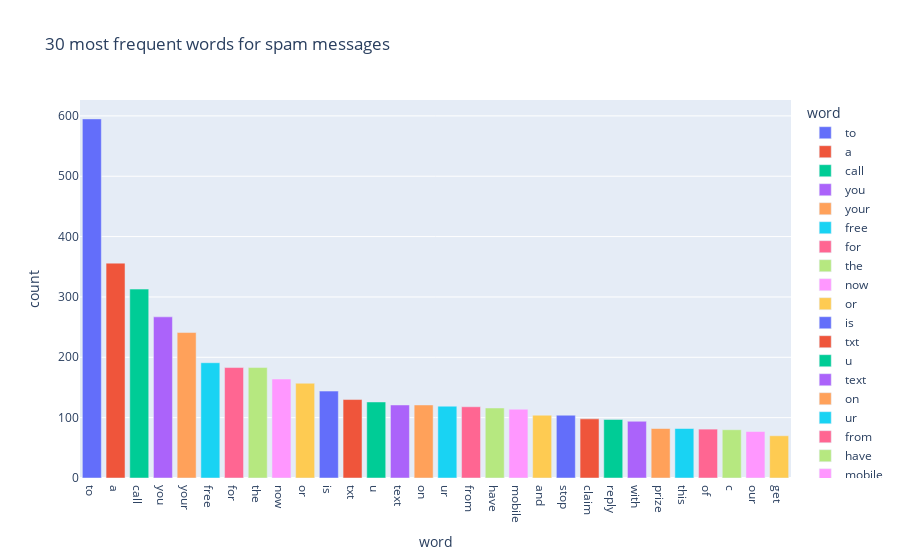

The cell this chart's notebook holds for it:
### Code cell
fig = px.bar(most_occurred_words_spam_corpus, x='word', y='count', color='word', title='30 most frequent words for spam messages')
fig.show()

### Figure 1 — Plotly figure (JSON) as saved in the notebook; plotly's stock layout.template omitted (floating-point values rounded to 4 significant figures)
{"data": [{"alignmentgroup": "True", "hovertemplate": "word=%{x}<br>count=%{y}<extra></extra>", "legendgroup": "to", "marker": {"color": "#636efa", "pattern": {"shape": ""}}, "name": "to", "offsetgroup": "to", "orientation": "v", "showlegend": true, "textposition": "auto", "type": "bar", "x": ["to"], "xaxis": "x", "y": [595], "yaxis": "y"}, {"alignmentgroup": "True", "hovertemplate": "word=%{x}<br>count=%{y}<extra></extra>", "legendgroup": "a", "marker": {"color": "#EF553B", "pattern": {"shape": ""}}, "name": "a", "offsetgroup": "a", "orientation": "v", "showlegend": true, "textposition": "auto", "type": "bar", "x": ["a"], "xaxis": "x", "y": [356], "yaxis": "y"}, {"alignmentgroup": "True", "hovertemplate": "word=%{x}<br>count=%{y}<extra></extra>", "legendgroup": "call", "marker": {"color": "#00cc96", "pattern": {"shape": ""}}, "name": "call", "offsetgroup": "call", "orientation": "v", "showlegend": true, "textposition": "auto", "type": "bar", "x": ["call"], "xaxis": "x", "y": [313], "yaxis": "y"}, {"alignmentgroup": "True", "hovertemplate": "word=%{x}<br>count=%{y}<extra></extra>", "legendgroup": "you", "marker": {"color": "#ab63fa", "pattern": {"shape": ""}}, "name": "you", "offsetgroup": "you", "orientation": "v", "showlegend": true, "textposition": "auto", "type": "bar", "x": ["you"], "xaxis": "x", "y": [267], "yaxis": "y"}, {"alignmentgroup": "True", "hovertemplate": "word=%{x}<br>count=%{y}<extra></extra>", "legendgroup": "your", "marker": {"color": "#FFA15A", "pattern": {"shape": ""}}, "name": "your", "offsetgroup": "your", "orientation": "v", "showlegend": true, "textposition": "auto", "type": "bar", "x": ["your"], "xaxis": "x", "y": [241], "yaxis": "y"}, {"alignmentgroup": "True", "hovertemplate": "word=%{x}<br>count=%{y}<extra></extra>", "legendgroup": "free", "marker": {"color": "#19d3f3", "pattern": {"shape": ""}}, "name": "free", "offsetgroup": "free", "orientation": "v", "showlegend": true, "textposition": "auto", "type": "bar", "x": ["free"], "xaxis": "x", "y": [191], "yaxis": "y"}, {"alignmentgroup": "True", "hovertemplate": "word=%{x}<br>count=%{y}<extra></extra>", "legendgroup": "for", "marker": {"color": "#FF6692", "pattern": {"shape": ""}}, "name": "for", "offsetgroup": "for", "orientation": "v", "showlegend": true, "textposition": "auto", "type": "bar", "x": ["for"], "xaxis": "x", "y": [183], "yaxis": "y"}, {"alignmentgroup": "True", "hovertemplate": "word=%{x}<br>count=%{y}<extra></extra>", "legendgroup": "the", "marker": {"color": "#B6E880", "pattern": {"shape": ""}}, "name": "the", "offsetgroup": "the", "orientation": "v", "showlegend": true, "textposition": "auto", "type": "bar", "x": ["the"], "xaxis": "x", "y": [183], "yaxis": "y"}, {"alignmentgroup": "True", "hovertemplate": "word=%{x}<br>count=%{y}<extra></extra>", "legendgroup": "now", "marker": {"color": "#FF97FF", "pattern": {"shape": ""}}, "name": "now", "offsetgroup": "now", "orientation": "v", "showlegend": true, "textposition": "auto", "type": "bar", "x": ["now"], "xaxis": "x", "y": [164], "yaxis": "y"}, {"alignmentgroup": "True", "hovertemplate": "word=%{x}<br>count=%{y}<extra></extra>", "legendgroup": "or", "marker": {"color": "#FECB52", "pattern": {"shape": ""}}, "name": "or", "offsetgroup": "or", "orientation": "v", "showlegend": true, "textposition": "auto", "type": "bar", "x": ["or"], "xaxis": "x", "y": [157], "yaxis": "y"}, {"alignmentgroup": "True", "hovertemplate": "word=%{x}<br>count=%{y}<extra></extra>", "legendgroup": "is", "marker": {"color": "#636efa", "pattern": {"shape": ""}}, "name": "is", "offsetgroup": "is", "orientation": "v", "showlegend": true, "textposition": "auto", "type": "bar", "x": ["is"], "xaxis": "x", "y": [144], "yaxis": "y"}, {"alignmentgroup": "True", "hovertemplate": "word=%{x}<br>count=%{y}<extra></extra>", "legendgroup": "txt", "marker": {"color": "#EF553B", "pattern": {"shape": ""}}, "name": "txt", "offsetgroup": "txt", "orientation": "v", "showlegend": true, "textposition": "auto", "type": "bar", "x": ["txt"], "xaxis": "x", "y": [130], "yaxis": "y"}, {"alignmentgroup": "True", "hovertemplate": "word=%{x}<br>count=%{y}<extra></extra>", "legendgroup": "u", "marker": {"color": "#00cc96", "pattern": {"shape": ""}}, "name": "u", "offsetgroup": "u", "orientation": "v", "showlegend": true, "textposition": "auto", "type": "bar", "x": ["u"], "xaxis": "x", "y": [126], "yaxis": "y"}, {"alignmentgroup": "True", "hovertemplate": "word=%{x}<br>count=%{y}<extra></extra>", "legendgroup": "text", "marker": {"color": "#ab63fa", "pattern": {"shape": ""}}, "name": "text", "offsetgroup": "text", "orientation": "v", "showlegend": true, "textposition": "auto", "type": "bar", "x": ["text"], "xaxis": "x", "y": [121], "yaxis": "y"}, {"alignmentgroup": "True", "hovertemplate": "word=%{x}<br>count=%{y}<extra></extra>", "legendgroup": "on", "marker": {"color": "#FFA15A", "pattern": {"shape": ""}}, "name": "on", "offsetgroup": "on", "orientation": "v", "showlegend": true, "textposition": "auto", "type": "bar", "x": ["on"], "xaxis": "x", "y": [121], "yaxis": "y"}, {"alignmentgroup": "True", "hovertemplate": "word=%{x}<br>count=%{y}<extra></extra>", "legendgroup": "ur", "marker": {"color": "#19d3f3", "pattern": {"shape": ""}}, "name": "ur", "offsetgroup": "ur", "orientation": "v", "showlegend": true, "textposition": "auto", "type": "bar", "x": ["ur"], "xaxis": "x", "y": [119], "yaxis": "y"}, {"alignmentgroup": "True", "hovertemplate": "word=%{x}<br>count=%{y}<extra></extra>", "legendgroup": "from", "marker": {"color": "#FF6692", "pattern": {"shape": ""}}, "name": "from", "offsetgroup": "from", "orientation": "v", "showlegend": true, "textposition": "auto", "type": "bar", "x": ["from"], "xaxis": "x", "y": [118], "yaxis": "y"}, {"alignmentgroup": "True", "hovertemplate": "word=%{x}<br>count=%{y}<extra></extra>", "legendgroup": "have", "marker": {"color": "#B6E880", "pattern": {"shape": ""}}, "name": "have", "offsetgroup": "have", "orientation": "v", "showlegend": true, "textposition": "auto", "type": "bar", "x": ["have"], "xaxis": "x", "y": [116], "yaxis": "y"}, {"alignmentgroup": "True", "hovertemplate": "word=%{x}<br>count=%{y}<extra></extra>", "legendgroup": "mobile", "marker": {"color": "#FF97FF", "pattern": {"shape": ""}}, "name": "mobile", "offsetgroup": "mobile", "orientation": "v", "showlegend": true, "textposition": "auto", "type": "bar", "x": ["mobile"], "xaxis": "x", "y": [114], "yaxis": "y"}, {"alignmentgroup": "True", "hovertemplate": "word=%{x}<br>count=%{y}<extra></extra>", "legendgroup": "and", "marker": {"color": "#FECB52", "pattern": {"shape": ""}}, "name": "and", "offsetgroup": "and", "orientation": "v", "showlegend": true, "textposition": "auto", "type": "bar", "x": ["and"], "xaxis": "x", "y": [104], "yaxis": "y"}, {"alignmentgroup": "True", "hovertemplate": "word=%{x}<br>count=%{y}<extra></extra>", "legendgroup": "stop", "marker": {"color": "#636efa", "pattern": {"shape": ""}}, "name": "stop", "offsetgroup": "stop", "orientation": "v", "showlegend": true, "textposition": "auto", "type": "bar", "x": ["stop"], "xaxis": "x", "y": [104], "yaxis": "y"}, {"alignmentgroup": "True", "hovertemplate": "word=%{x}<br>count=%{y}<extra></extra>", "legendgroup": "claim", "marker": {"color": "#EF553B", "pattern": {"shape": ""}}, "name": "claim", "offsetgroup": "claim", "orientation": "v", "showlegend": true, "textposition": "auto", "type": "bar", "x": ["claim"], "xaxis": "x", "y": [98], "yaxis": "y"}, {"alignmentgroup": "True", "hovertemplate": "word=%{x}<br>count=%{y}<extra></extra>", "legendgroup": "reply", "marker": {"color": "#00cc96", "pattern": {"shape": ""}}, "name": "reply", "offsetgroup": "reply", "orientation": "v", "showlegend": true, "textposition": "auto", "type": "bar", "x": ["reply"], "xaxis": "x", "y": [97], "yaxis": "y"}, {"alignmentgroup": "True", "hovertemplate": "word=%{x}<br>count=%{y}<extra></extra>", "legendgroup": "with", "marker": {"color": "#ab63fa", "pattern": {"shape": ""}}, "name": "with", "offsetgroup": "with", "orientation": "v", "showlegend": true, "textposition": "auto", "type": "bar", "x": ["with"], "xaxis": "x", "y": [94], "yaxis": "y"}, {"alignmentgroup": "True", "hovertemplate": "word=%{x}<br>count=%{y}<extra></extra>", "legendgroup": "prize", "marker": {"color": "#FFA15A", "pattern": {"shape": ""}}, "name": "prize", "offsetgroup": "prize", "orientation": "v", "showlegend": true, "textposition": "auto", "type": "bar", "x": ["prize"], "xaxis": "x", "y": [82], "yaxis": "y"}, {"alignmentgroup": "True", "hovertemplate": "word=%{x}<br>count=%{y}<extra></extra>", "legendgroup": "this", "marker": {"color": "#19d3f3", "pattern": {"shape": ""}}, "name": "this", "offsetgroup": "this", "orientation": "v", "showlegend": true, "textposition": "auto", "type": "bar", "x": ["this"], "xaxis": "x", "y": [82], "yaxis": "y"}, {"alignmentgroup": "True", "hovertemplate": "word=%{x}<br>count=%{y}<extra></extra>", "legendgroup": "of", "marker": {"color": "#FF6692", "pattern": {"shape": ""}}, "name": "of", "offsetgroup": "of", "orientation": "v", "showlegend": true, "textposition": "auto", "type": "bar", "x": ["of"], "xaxis": "x", "y": [81], "yaxis": "y"}, {"alignmentgroup": "True", "hovertemplate": "word=%{x}<br>count=%{y}<extra></extra>", "legendgroup": "c", "marker": {"color": "#B6E880", "pattern": {"shape": ""}}, "name": "c", "offsetgroup": "c", "orientation": "v", "showlegend": true, "textposition": "auto", "type": "bar", "x": ["c"], "xaxis": "x", "y": [80], "yaxis": "y"}, {"alignmentgroup": "True", "hovertemplate": "word=%{x}<br>count=%{y}<extra></extra>", "legendgroup": "our", "marker": {"color": "#FF97FF", "pattern": {"shape": ""}}, "name": "our", "offsetgroup": "our", "orientation": "v", "showlegend": true, "textposition": "auto", "type": "bar", "x": ["our"], "xaxis": "x", "y": [77], "yaxis": "y"}, {"alignmentgroup": "True", "hovertemplate": "word=%{x}<br>count=%{y}<extra></extra>", "legendgroup": "get", "marker": {"color": "#FECB52", "pattern": {"shape": ""}}, "name": "get", "offsetgroup": "get", "orientation": "v", "showlegend": true, "textposition": "auto", "type": "bar", "x": ["get"], "xaxis": "x", "y": [70], "yaxis": "y"}], "layout": {"barmode": "relative", "legend": {"title": {"text": "word"}, "tracegroupgap": 0}, "title": {"text": "30 most frequent words for spam messages"}, "xaxis": {"anchor": "y", "categoryarray": ["to", "a", "call", "you", "your", "free", "for", "the", "now", "or", "is", "txt", "u", "text", "on", "ur", "from", "have", "mobile", "and", "stop", "claim", "reply", "with", "prize", "this", "of", "c", "our", "get"], "categoryorder": "array", "domain": [0, 1], "title": {"text": "word"}}, "yaxis": {"anchor": "x", "domain": [0, 1], "title": {"text": "count"}}}}
